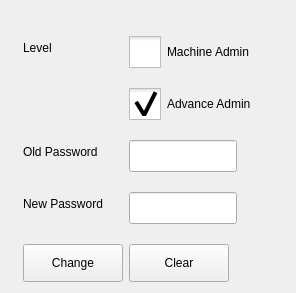
     <widget class="QWidget" name="levelManagementPage">
      <attribute name="title">
       <string>Level Management</string>
      </attribute>
      <layout class="QFormLayout" name="formLayout">
       <property name="fieldGrowthPolicy">
        <enum>QFormLayout::FieldsStayAtSizeHint</enum>
       </property>
       <property name="verticalSpacing">
        <number>20</number>
       </property>
       <property name="leftMargin">
        <number>23</number>
       </property>
       <property name="topMargin">
        <number>36</number>
       </property>
       <property name="rightMargin">
        <number>44</number>
       </property>
       <item row="0" column="0">
        <widget class="QLabel" name="label_4">
         <property name="text">
          <string>Level</string>
         </property>
        </widget>
       </item>
       <item row="0" column="1">
        <widget class="QCheckBox" name="machineAdminBox">
         <property name="styleSheet">
          <string notr="true">::indicator {
     width: 32px;
     height: 32px;
 }

::indicator:unchecked 
{
     image: url(:/resource/check_unchecked.png);
 }
::indicator:checked 
{
     image: url(:/resource/check_checked.png);
 }

QRadioButton::indicator:checked:disabled
{
 image: url(:/resource/check_checked_disable.png);
}

QRadioButton::indicator:unchecked:disabled
{
 image: url(:/resource/check_unchecked_disable.png);
}</string>
         </property>
         <property name="text">
          <string>Machine Admin</string>
         </property>
         <property name="checked">
          <bool>false</bool>
         </property>
         <attribute name="buttonGroup">
          <string notr="true">buttonGroup_2</string>
         </attribute>
        </widget>
       </item>
       <item row="1" column="1">
        <widget class="QCheckBox" name="advanceAdminBox">
         <property name="styleSheet">
          <string notr="true">::indicator {
     width: 32px;
     height: 32px;
 }

::indicator:unchecked 
{
     image: url(:/resource/check_unchecked.png);
 }
::indicator:checked 
{
     image: url(:/resource/check_checked.png);
 }

QRadioButton::indicator:checked:disabled
{
 image: url(:/resource/check_checked_disable.png);
}

QRadioButton::indicator:unchecked:disabled
{
 image: url(:/resource/check_unchecked_disable.png);
}</string>
         </property>
         <property name="text">
          <string>Advance Admin</string>
         </property>
         <property name="checked">
          <bool>true</bool>
         </property>
         <attribute name="buttonGroup">
          <string notr="true">buttonGroup_2</string>
         </attribute>
        </widget>
       </item>
       <item row="3" column="0">
        <widget class="QLabel" name="label_5">
         <property name="text">
          <string>Old Password</string>
         </property>
        </widget>
       </item>
       <item row="3" column="1">
        <widget class="ICLineEditWithVirtualKeyboard" name="oldPwdEdit">
         <property name="enabled">
          <bool>true</bool>
         </property>
         <property name="minimumSize">
          <size>
           <width>0</width>
           <height>32</height>
          </size>
         </property>
         <property name="text">
          <string notr="true"/>
         </property>
         <property name="echoMode">
          <enum>QLineEdit::Password</enum>
         </property>
        </widget>
       </item>
       <item row="4" column="0">
        <widget class="QLabel" name="label_6">
         <property name="text">
          <string>New Password</string>
         </property>
        </widget>
       </item>
       <item row="4" column="1">
        <widget class="ICLineEditWithVirtualKeyboard" name="newPwdEdit">
         <property name="enabled">
          <bool>true</bool>
         </property>
         <property name="minimumSize">
          <size>
           <width>0</width>
           <height>32</height>
          </size>
         </property>
         <property name="text">
          <string notr="true"/>
         </property>
         <property name="echoMode">
          <enum>QLineEdit::Password</enum>
         </property>
        </widget>
       </item>
       <item row="5" column="0">
        <widget class="QPushButton" name="changeButton">
         <property name="sizePolicy">
          <sizepolicy hsizetype="Fixed" vsizetype="Fixed">
           <horstretch>0</horstretch>
           <verstretch>0</verstretch>
          </sizepolicy>
         </property>
         <property name="minimumSize">
          <size>
           <width>100</width>
           <height>38</height>
          </size>
         </property>
         <property name="maximumSize">
          <size>
           <width>100</width>
           <height>50</height>
          </size>
         </property>
         <property name="text">
          <string>Change</string>
         </property>
        </widget>
       </item>
       <item row="5" column="1">
        <widget class="QPushButton" name="clearButton">
         <property name="sizePolicy">
          <sizepolicy hsizetype="Fixed" vsizetype="Fixed">
           <horstretch>0</horstretch>
           <verstretch>0</verstretch>
          </sizepolicy>
         </property>
         <property name="minimumSize">
          <size>
           <width>100</width>
           <height>38</height>
          </size>
         </property>
         <property name="maximumSize">
          <size>
           <width>100</width>
           <height>50</height>
          </size>
         </property>
         <property name="text">
          <string>Clear</string>
         </property>
        </widget>
       </item>
      </layout>
     </widget>
